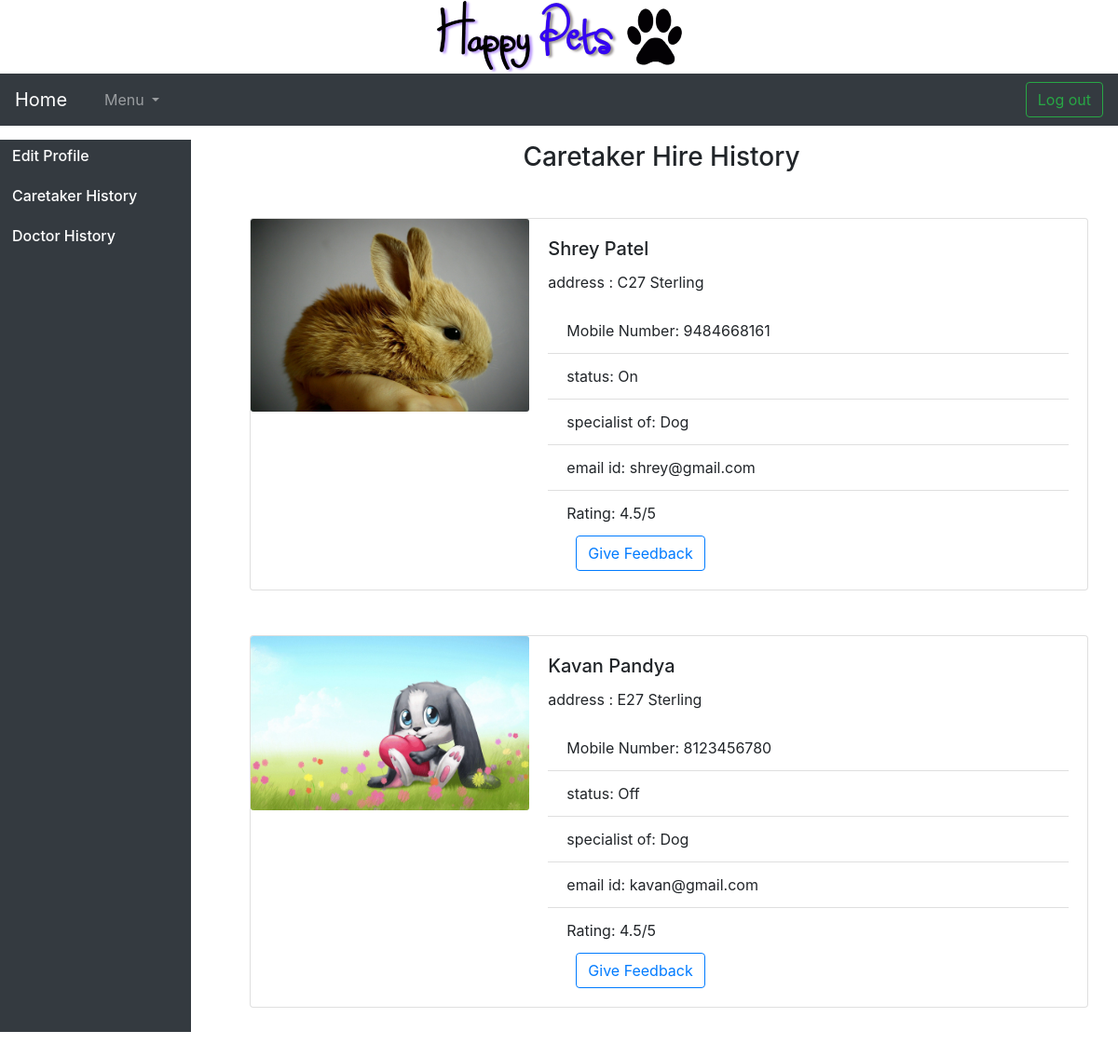
Page /petowner.php?c_hirehistory=26 (signed in) on the committed database.
### tables this page shows
CREATE TABLE `caretaker` (
  `c_id` int(11) NOT NULL,
  `first_name` varchar(20) NOT NULL,
  `last_name` varchar(20) NOT NULL,
  `email_id` varchar(50) NOT NULL,
  `contact_number` bigint(10) NOT NULL,
  `password` varchar(20) NOT NULL,
  `address` varchar(300) NOT NULL,
  `date_of_birth` date NOT NULL,
  `photo` varchar(50) NOT NULL,
  `status` varchar(10) NOT NULL,
  `specialist` varchar(40) NOT NULL,
  `gender` varchar(20) NOT NULL
);

### petowner.php (the view, shortened to what this page needs)
<?php
    include 'header.php';
?>
<nav class="navbar navbar-expand-lg navbar-dark bg-dark">
    <a class="navbar-brand" href="welcome.php">Home
    </a>
    <div class="collapse navbar-collapse" id="navbarSupportedContent">
      <ul class="navbar-nav mr-auto">
        <li class="nav-item">
          <a class="nav-link" href=""></a>
        </li>
        <li class="nav-item dropdown">
        <a class="nav-link dropdown-toggle" href="#" id="navbarDropdown" role="button" data-toggle="dropdown" aria-haspopup="true" aria-expanded="false">
          Menu
        </a>
      </li>
      </ul>
      <a href="logout.php"><button type="button" class="btn btn-outline-success">Log out</button></a>
    </div>
  </nav>
<?php include'sidebar.php';
     if($_SESSION['user_type'] == 'Petowner' && isset($_GET['editprofile'])){
    if($_SESSION['user_type'] == 'Petowner')
    {
       $change = false;
       if(isset($_POST['Edit']) == "Update")
       {
         $user_id = $_SESSION['user_id'];
         $email = $_POST['email'];
         $first_name = $_POST['first_name'];
         $last_name = $_POST['last_name'];
         $password = $_POST['password'];
         $email = $_POST['email'];
         $address = $_POST['address'];
         $contact_number = $_POST['contact_number'];
         $new_image = "";
         if(isset($_FILES['img']['name'])){
        	$fileName = time().'-'.$_FILES['img']['name'];
    		$status = move_uploaded_file($_FILES['img']['tmp_name'], 'Photo/User/'.$fileName);
    		if($status){
    			$new_image = $fileName;
    		}
        }
        if($new_image!=""){
         $edit = "Update petowner SET first_name = '$first_name', last_name = '$last_name', password = '$password', email_id = '$email', address = '$address', contact_number = '$contact_number', photo = '$new_image' where u_id = '$user_id' ";
        }
        else
        {
          $edit = "Update petowner SET first_name = '$first_name', last_name = '$last_name', password = '$password', email_id = '$email', address = '$address', contact_number = '$contact_number' where u_id = '$user_id' ";
        }
        $result = mysqli_query($conn, $edit);
         if ($result == 1)
         {
           echo '<div style="margin-left: 210px;" class="alert alert-success alert-dismissible fade show" role="alert">
           <strong>Succes!</strong> Your data has been updated.
           <button type="button" class="btn-close" data-bs-dismiss="alert" aria-label="Close"></button>
         </div>';
         }
         else
         {
           echo '<div style="margin-left: 210px;" class="alert alert-warning alert-dismissible fade show" role="alert">
           <strong>Fail!</strong> Your data has not been updated.
           <button type="button" class="btn-close" data-bs-dismiss="alert" aria-label="Close"></button>
         </div>';
         unset($_POST);
		  header("Location: ".$_SERVER['PHP_SELF']);
         }
       }
      $sql = "SELECT * FROM petowner where u_id = '".$user_id."'";
      $result = mysqli_query($conn, $sql);
      $first_name = "";
      $last_name = "";
      $password = "";
      $email = "";
      $address = "";
      $contact_no = "";
      $image = "";
      while ($row = mysqli_fetch_array($result))
      {
        $first_name = $row['first_name'];
        $last_name = $row['last_name'];
        $password = $row['password'];
        $email = $row['email_id'];
        $address = $row['address'];
        $contact_number = $row['contact_number'];
        $image = $row['photo'];
      }
    }
      ?>
      <div class="right_content">
      <h3>Edit Profile</h3>
      <style>
          h3
          {
            text-align:center;
            margin-top: 2px;
          }
        </style>
        <form class="row g-3" style="margin-left: 0px; margin-top:20px;" method="POST" enctype="multipart/form-data" action="">
        <div class="text-center">
        <img style="width:120px; height:125px; border-radius: 50%;" src="Photo/User/<?php echo "$image"; ?>" />
        </div>
        <div class="text-center">
          <input type="file" id="img" name="img" class="my_file"/>
        </div>
        <div class="col-md-6">
          <label for="first_Name" class="form-label">First Name</label>
          <input type="text" class="form-control" id="first_Name" name="first_name" value="<?php echo "$first_name"; ?>" />
        </div>
        <div class="col-md-6">
          <label for="last_Name" class="form-label">Last Name</label>
          <input type="text" class="form-control" id="last_Name" name="last_name" value="<?php echo "$last_name"; ?>" />
        </div>
        <div class="col-md-6">
          <label for="password" class="form-label">Password</label>
          <input type="password" class="form-control" id="password" name="password" value="<?php echo "$password"; ?>" />
        </div>
        <div class="col-md-6">
          <label for="email" class="form-label">Email</label>
          <input type="email" class="form-control" id="email" name="email" value="<?php echo "$email"; ?>" />
        </div>
        <div class="col-12">
          <label for="address" class="form-label">Address</label>
          <input type="text" class="form-control" id="address" name="address" value="<?php echo "$address"; ?>" />
        </div>
        <div class="col-md-4">
        <label for="contact_number" class="form-label">Mobile Number</label>
        <input type="text" class="form-control" id="contact_number" name="contact_number" value="<?php echo "$contact_number"; ?>" / />
        </div>
        <div class="col-12" style="margin-top:30px;">
        <button type="submit" class="btn btn-primary" name="Edit" id="Edit">Update</button>
        </div>
        </form>
        </div>
    <?php
    }else if($_SESSION['user_type'] == 'Petowner' && isset($_GET['c_hirehistory'])){
      ?>
      <div class="right_content">
      <h3>Caretaker Hire History</h3>
        <?php
        $select = "SELECT * FROM `caretaker_client_req` where req='Accept' AND u_id = ".$user_id;
        $res = mysqli_query($conn,$select);
        while($row = mysqli_fetch_assoc($res))
        {
          $c_id = $row["c_id"];
    $sql = "SELECT * FROM `caretaker` where c_id = ".$c_id;
    $result = mysqli_query($conn, $sql);
    while($row = mysqli_fetch_assoc($result)){
    $photo = $row["photo"];
    $c_id = $row["c_id"];
?>
    <div class="card mb-3 mt-5 ml-5" style="max-width: 900px;">
        <div class="row no-gutters">
            <div class="col-md-4">
                <img src="photo/careTaker/<?php echo $photo; ?>" class="card-img">
            </div>
            <div class="col-md-8">
                <div class="card-body">
                    <h5 class="card-title">
                        <?php echo $row["first_name"]; echo " "; echo $row["last_name"]; ?>
                    </h5>
                    <p class="card-text">address :
                        <?php echo $row["address"]; ?>
                    </p>
                    <ul class="list-group list-group-flush">
                        <li class="list-group-item">Mobile Number:
                            <?php echo $row["contact_number"]; ?>
                        </li>
                        <li class="list-group-item">status:
                            <?php echo $row["status"]; ?>
                        </li>
                        <li class="list-group-item">specialist of:
                            <?php echo $row["specialist"]; ?>
                        </li>
                        <li class="list-group-item">email id:
                            <?php echo $row["email_id"]; ?>
                        </li>
                        <li class="list-group-item">Rating: 4.5/5</li>
                    </ul>
                    <a class="btn btn-outline-primary" style="margin-left:30px" href="caretaker_feedback.php?c_id=<?php echo $c_id; ?>" role="button">Give Feedback</a>
                </div>
            </div>
        </div>
    </div>
<?php
    }
  }
?>
      </div>
    <?php
      }else if($_SESSION['user_type']== 'Petowner' && isset($_GET['d_hirehistory'])){
        ?>
        <div class="right_content">
        <h3>Doctor Hire History</h3>
      <style>
          h3
          {
            text-align:center;
            margin-top: 2px;
          }
        </style>
        <?php
        $select = "SELECT * FROM `doctor_client_req` where req='Accept' AND u_id = ".$user_id;
        $res = mysqli_query($conn,$select);
        while($row = mysqli_fetch_assoc($res))
        {
          $d_id = $row["d_id"];
          $sql = "SELECT * FROM `doctor` where d_id = ". $d_id;
          $result = mysqli_query($conn, $sql);
          $d_id = 0;
          while($row = mysqli_fetch_assoc($result)){
              if($row["verification"] == "verified"){
              $photo = $row["photo"];
              $d_id = $row["d_id"];
          ?>
          <div class="card mb-3 mt-5 ml-5" style="max-width: 900px;">
              <div class="row no-gutters">
                  <div class="col-md-4">
                  <img src="photo/Doctor/<?php echo $photo; ?>" class="card-img">
                  </div>
                  <div class="col-md-8">
                  <div class="card-body">
                      <h5 class="card-title"><?php echo $row["first_name"]; echo " "; echo $row["last_name"]; ?></h5>
                      <p class="card-text">address : <?php echo $row["address"]; ?></p>
                      <ul class="list-group list-group-flush">
                          <li class="list-group-item">Mobile Number: <?php echo $row["contact_number"]; ?></li>
                          <li class="list-group-item">status: <?php echo $row["status"]; ?></li>
                          <li class="list-group-item">specialist of: <?php echo $row["specialist"]; ?></li>
                          <li class="list-group-item">email id: <?php echo $row["email_id"]; ?></li>
                          <li class="list-group-item">gender: <?php echo $row["gender"]; ?></li>
                          <li class="list-group-item">Rating: 4.5/5</li>
                      </ul>
                      <a class="btn btn-outline-primary" style="margin-left:30px" href="doctor_feedback.php?d_id=<?php echo $d_id; ?>" role="button">Give Feedback</a>
                  </div>
                  </div>
              </div>
          </div>
      <?php
          $d_id = $d_id + 1;
      }
          }
        }
      ?>
        </div>
      <?php
    }else if($_SESSION['user_type'] == 'Petowner'){
    ?>
      <div style="margin: 0px 0px 0px 0px;" class="d-flex align-items-start bd-highlight mb-3">
        <div class="col-sm-4 mt-5">
            <div class="card text-white bg-danger mb-3" style="max-width:18rem;">
            <div class="card-header">Client Request</div>
            <div class="card-body">
            <h4 class="card-title">43</h4>
            <a class="btn text-white" href="#">View</a>
            </div>
            </div>
        </div>
        <div class="col-sm-4 mt-5">
            <div class="card text-white bg-info mb-3" style="max-width:18rem;">
            <div class="card-header">Reguest Received</div>
            <div class="card-body">
            <h4 class="card-title">50</h4>
            <a class="btn text-white" href="#">View</a>
            </div>
            </div>
        </div>
        <div class="col-sm-4 mt-5">
            <div class="card text-white bg-success mb-3" style="max-width:18rem;">
            <div class="card-header">FAQ</div>
            <div class="card-body">
            <h4 class="card-title">23</h4>
            <a class="btn text-white" href="#">View</a>
            </div>
            </div>
        </div>
      </div>
<?php
}
      include'footer.php';
?>

### petowner.php (style rules this page uses)
.navbar { margin-bottom:15px; }
h3 { text-align:center; margin-top: 2px; }

### sidebar.php (style rules this page uses)
.right_content { height: calc(100vh - 280px); overflow-y: auto; overflow-x: auto; }

### rows in the picture
caretaker: photo (picture), first_name "Shrey", last_name "Patel", address "C27 Sterling", contact_number "9484668161", status "On", specialist "Dog", email "shrey@gmail.com"
caretaker: photo (picture), first_name "Kavan", last_name "Pandya", address "E27 Sterling", contact_number "8123456780", status "Off", specialist "Dog", email "kavan@gmail.com"
